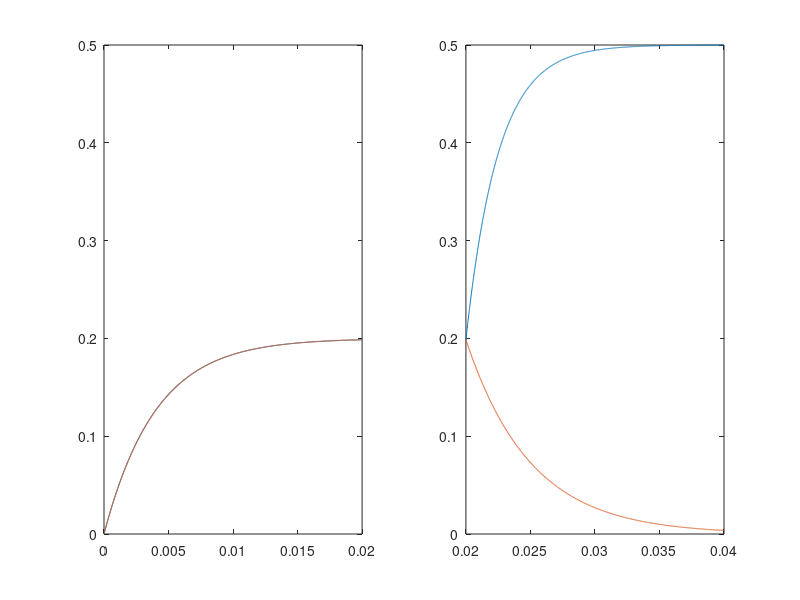

The MATLAB source for this figure:
t=0:0.00001:0.02;
tau=4*10^(-3);
tau1=2.5*10^(-3);
tau2=5*10^(-3);
i1=0.2*(1-exp(-250*t));
i2=i1;
subplot(1,2,1)
plot(t,i1,t,i2)
ylim([0 0.5])
i0=0.2*(1-exp(-250*0.02));
t=0.02:0.00001:0.04;
i1=0.5-0.3013*exp(-400*(t-0.02));
i2=0.1987*exp(-200*(t-0.02));

subplot(1,2,2)
plot(t,i1,t,i2)
ylim([0 0.5])

